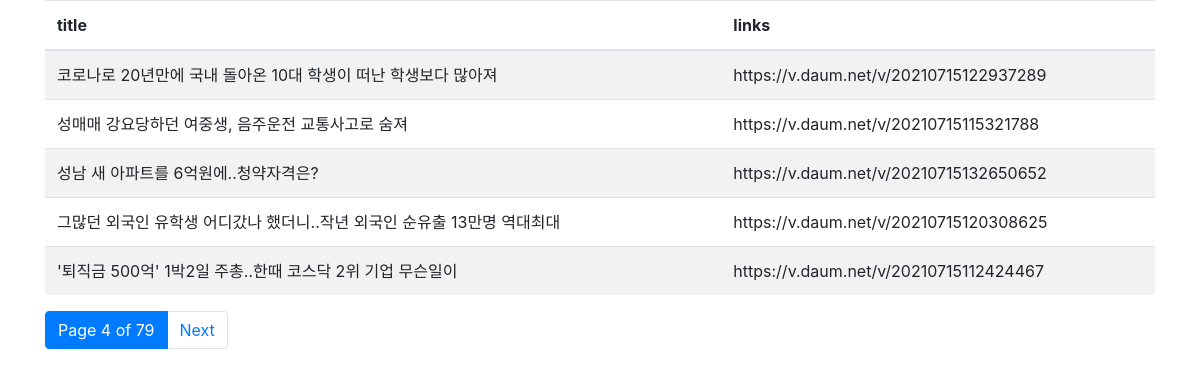
/board/list_paginator?page=4, run on the app's committed database.
### polls/models.py (models this page shows)
class Economics(models.Model):
    title = models.CharField(max_length=100)
    href = models.CharField(max_length=100)
    create_date = models.CharField(max_length=100)

### board/views.py (the view)
# urls.py: path('board/list_paginator', boardviews.list_paginator),
def list_paginator(request):
    conn = sqlite3.connect('db.sqlite3')
    conn.row_factory = sqlite3.Row  # for getting columns
    curs = conn.cursor()
    curs.execute('select * from polls_economics pe')
    data = curs.fetchall()
    for row in data:
        print(row['title'], row['href'])
    paginator = Paginator(data, 5)
    result = dict()
    result['paginator'] = paginator
    page_number = request.GET.get('page', 1)
    result['page_obj'] = paginator.get_page(page_number)
    return render(request, 'board/list_paginator.html', context=result)

### templates/board/list_paginator.html (shortened to what this page needs)
<!DOCTYPE html>
<html lang="en">
<head>
</head>
<link rel="stylesheet" href="https://stackpath.bootstrapcdn.com/bootstrap/4.3.1/css/bootstrap.min.css"
>
<body>
<div class="container">
    <table class="table table-striped">
        <thead>
            <tr>
                <th>title</th>
                <th>links</th>
            </tr>
        </thead>
        <tbody>
            {% for row in page_obj %}
            <tr>
                <td>{{ row.title }}</td>
                <td>{{ row.href }}</td>
            </tr>
            {% endfor %}
        </tbody>
    </table>
    <ul class="pagination">
        <li class="page-item active"><a class="page-link" href="#">Page {{ page_obj.number }}  of {{ paginator.num_pages }}</a></li>
        <li class="page-item"><a class="page-link" href="?page={{ page_obj.next_page_number }}">Next</a></li>
    </ul>
</div>
</body>
</html>

### data on the page
Economics: title "코로나로 20년만에 국내 돌아온 10대 학생이 떠난 학생보다 많아져", href "https://v.daum.net/v/20210715122937289"
Economics: title "성매매 강요당하던 여중생, 음주운전 교통사고로 숨져", href "https://v.daum.net/v/20210715115321788"
Economics: title "성남 새 아파트를 6억원에..청약자격은?", href "https://v.daum.net/v/20210715132650652"
Economics: title "'퇴직금 500억' 1박2일 주총..한때 코스닥 2위 기업 무슨일이", href "https://v.daum.net/v/20210715112424467"

### other printed values
{{ row.title }} "그많던 외국인 유학생 어디갔나 했더니..작년 외국인 순유출 13만명 역대최대"
{{ row.href }} "https://v.daum.net/v/20210715120308625"
{{ page_obj.number }} "4"
{{ paginator.num_pages }} "79"
